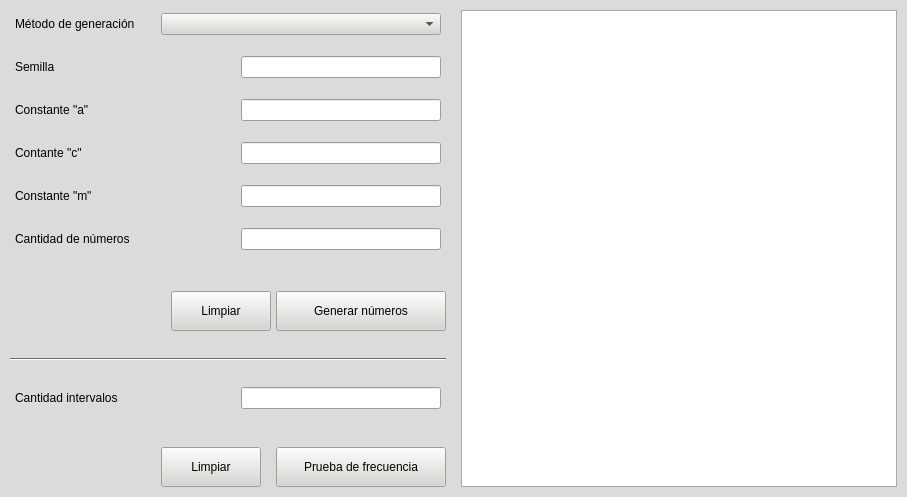
<?xml version="1.0" encoding="UTF-8"?>
<ui version="4.0">
 <class>ventana_generador_numeros</class>
 <widget class="QMainWindow" name="ventana_generador_numeros">
  <property name="geometry">
   <rect>
    <x>0</x>
    <y>0</y>
    <width>907</width>
    <height>474</height>
   </rect>
  </property>
  <property name="palette">
   <palette>
    <active>
     <colorrole role="WindowText">
      <brush brushstyle="SolidPattern">
       <color alpha="255">
        <red>0</red>
        <green>0</green>
        <blue>0</blue>
       </color>
      </brush>
     </colorrole>
     <colorrole role="Button">
      <brush brushstyle="SolidPattern">
       <color alpha="255">
        <red>211</red>
        <green>215</green>
        <blue>207</blue>
       </color>
      </brush>
     </colorrole>
     <colorrole role="Light">
      <brush brushstyle="SolidPattern">
       <color alpha="255">
        <red>255</red>
        <green>255</green>
        <blue>255</blue>
       </color>
      </brush>
     </colorrole>
     <colorrole role="Midlight">
      <brush brushstyle="SolidPattern">
       <color alpha="255">
        <red>233</red>
        <green>235</green>
        <blue>231</blue>
       </color>
      </brush>
     </colorrole>
     <colorrole role="Dark">
      <brush brushstyle="SolidPattern">
       <color alpha="255">
        <red>105</red>
        <green>107</green>
        <blue>103</blue>
       </color>
      </brush>
     </colorrole>
     <colorrole role="Mid">
      <brush brushstyle="SolidPattern">
       <color alpha="255">
        <red>141</red>
        <green>143</green>
        <blue>138</blue>
       </color>
      </brush>
     </colorrole>
     <colorrole role="Text">
      <brush brushstyle="SolidPattern">
       <color alpha="255">
        <red>0</red>
        <green>0</green>
        <blue>0</blue>
       </color>
      </brush>
     </colorrole>
     <colorrole role="BrightText">
      <brush brushstyle="SolidPattern">
       <color alpha="255">
        <red>255</red>
        <green>255</green>
        <blue>255</blue>
       </color>
      </brush>
     </colorrole>
     <colorrole role="ButtonText">
      <brush brushstyle="SolidPattern">
       <color alpha="255">
        <red>0</red>
        <green>0</green>
        <blue>0</blue>
       </color>
      </brush>
     </colorrole>
     <colorrole role="Base">
      <brush brushstyle="SolidPattern">
       <color alpha="255">
        <red>255</red>
        <green>255</green>
        <blue>255</blue>
       </color>
      </brush>
     </colorrole>
     <colorrole role="Window">
      <brush brushstyle="SolidPattern">
       <color alpha="255">
        <red>219</red>
        <green>219</green>
        <blue>219</blue>
       </color>
      </brush>
     </colorrole>
     <colorrole role="Shadow">
      <brush brushstyle="SolidPattern">
       <color alpha="255">
        <red>0</red>
        <green>0</green>
        <blue>0</blue>
       </color>
      </brush>
     </colorrole>
     <colorrole role="AlternateBase">
      <brush brushstyle="SolidPattern">
       <color alpha="255">
        <red>233</red>
        <green>235</green>
        <blue>231</blue>
       </color>
      </brush>
     </colorrole>
     <colorrole role="ToolTipBase">
      <brush brushstyle="SolidPattern">
       <color alpha="255">
        <red>255</red>
        <green>255</green>
        <blue>220</blue>
       </color>
      </brush>
     </colorrole>
     <colorrole role="ToolTipText">
      <brush brushstyle="SolidPattern">
       <color alpha="255">
        <red>0</red>
        <green>0</green>
        <blue>0</blue>
       </color>
      </brush>
     </colorrole>
     <colorrole role="PlaceholderText">
      <brush brushstyle="NoBrush">
       <color alpha="128">
        <red>0</red>
        <green>0</green>
        <blue>0</blue>
       </color>
      </brush>
     </colorrole>
    </active>
    <inactive>
     <colorrole role="WindowText">
      <brush brushstyle="SolidPattern">
       <color alpha="255">
        <red>0</red>
        <green>0</green>
        <blue>0</blue>
       </color>
      </brush>
     </colorrole>
     <colorrole role="Button">
      <brush brushstyle="SolidPattern">
       <color alpha="255">
        <red>211</red>
        <green>215</green>
        <blue>207</blue>
       </color>
      </brush>
     </colorrole>
     <colorrole role="Light">
      <brush brushstyle="SolidPattern">
       <color alpha="255">
        <red>255</red>
        <green>255</green>
        <blue>255</blue>
       </color>
      </brush>
     </colorrole>
     <colorrole role="Midlight">
      <brush brushstyle="SolidPattern">
       <color alpha="255">
        <red>233</red>
        <green>235</green>
        <blue>231</blue>
       </color>
      </brush>
     </colorrole>
     <colorrole role="Dark">
      <brush brushstyle="SolidPattern">
       <color alpha="255">
        <red>105</red>
        <green>107</green>
        <blue>103</blue>
       </color>
      </brush>
     </colorrole>
     <colorrole role="Mid">
      <brush brushstyle="SolidPattern">
       <color alpha="255">
        <red>141</red>
        <green>143</green>
        <blue>138</blue>
       </color>
      </brush>
     </colorrole>
     <colorrole role="Text">
      <brush brushstyle="SolidPattern">
       <color alpha="255">
        <red>0</red>
        <green>0</green>
        <blue>0</blue>
       </color>
      </brush>
     </colorrole>
     <colorrole role="BrightText">
      <brush brushstyle="SolidPattern">
       <color alpha="255">
        <red>255</red>
        <green>255</green>
        <blue>255</blue>
       </color>
      </brush>
     </colorrole>
     <colorrole role="ButtonText">
      <brush brushstyle="SolidPattern">
       <color alpha="255">
        <red>0</red>
        <green>0</green>
        <blue>0</blue>
       </color>
      </brush>
     </colorrole>
     <colorrole role="Base">
      <brush brushstyle="SolidPattern">
       <color alpha="255">
        <red>255</red>
        <green>255</green>
        <blue>255</blue>
       </color>
      </brush>
     </colorrole>
     <colorrole role="Window">
      <brush brushstyle="SolidPattern">
       <color alpha="255">
        <red>219</red>
        <green>219</green>
        <blue>219</blue>
       </color>
      </brush>
     </colorrole>
     <colorrole role="Shadow">
      <brush brushstyle="SolidPattern">
       <color alpha="255">
        <red>0</red>
        <green>0</green>
        <blue>0</blue>
       </color>
      </brush>
     </colorrole>
     <colorrole role="AlternateBase">
      <brush brushstyle="SolidPattern">
       <color alpha="255">
        <red>233</red>
        <green>235</green>
        <blue>231</blue>
       </color>
      </brush>
     </colorrole>
     <colorrole role="ToolTipBase">
      <brush brushstyle="SolidPattern">
       <color alpha="255">
        <red>255</red>
        <green>255</green>
        <blue>220</blue>
       </color>
      </brush>
     </colorrole>
     <colorrole role="ToolTipText">
      <brush brushstyle="SolidPattern">
       <color alpha="255">
        <red>0</red>
        <green>0</green>
        <blue>0</blue>
       </color>
      </brush>
     </colorrole>
     <colorrole role="PlaceholderText">
      <brush brushstyle="NoBrush">
       <color alpha="128">
        <red>0</red>
        <green>0</green>
        <blue>0</blue>
       </color>
      </brush>
     </colorrole>
    </inactive>
    <disabled>
     <colorrole role="WindowText">
      <brush brushstyle="SolidPattern">
       <color alpha="255">
        <red>105</red>
        <green>107</green>
        <blue>103</blue>
       </color>
      </brush>
     </colorrole>
     <colorrole role="Button">
      <brush brushstyle="SolidPattern">
       <color alpha="255">
        <red>211</red>
        <green>215</green>
        <blue>207</blue>
       </color>
      </brush>
     </colorrole>
     <colorrole role="Light">
      <brush brushstyle="SolidPattern">
       <color alpha="255">
        <red>255</red>
        <green>255</green>
        <blue>255</blue>
       </color>
      </brush>
     </colorrole>
     <colorrole role="Midlight">
      <brush brushstyle="SolidPattern">
       <color alpha="255">
        <red>233</red>
        <green>235</green>
        <blue>231</blue>
       </color>
      </brush>
     </colorrole>
     <colorrole role="Dark">
      <brush brushstyle="SolidPattern">
       <color alpha="255">
        <red>105</red>
        <green>107</green>
        <blue>103</blue>
       </color>
      </brush>
     </colorrole>
     <colorrole role="Mid">
      <brush brushstyle="SolidPattern">
       <color alpha="255">
        <red>141</red>
        <green>143</green>
        <blue>138</blue>
       </color>
      </brush>
     </colorrole>
     <colorrole role="Text">
      <brush brushstyle="SolidPattern">
       <color alpha="255">
        <red>105</red>
        <green>107</green>
        <blue>103</blue>
       </color>
      </brush>
     </colorrole>
     <colorrole role="BrightText">
      <brush brushstyle="SolidPattern">
       <color alpha="255">
        <red>255</red>
        <green>255</green>
        <blue>255</blue>
       </color>
      </brush>
     </colorrole>
     <colorrole role="ButtonText">
      <brush brushstyle="SolidPattern">
       <color alpha="255">
        <red>105</red>
        <green>107</green>
        <blue>103</blue>
       </color>
      </brush>
     </colorrole>
     <colorrole role="Base">
      <brush brushstyle="SolidPattern">
       <color alpha="255">
        <red>219</red>
        <green>219</green>
        <blue>219</blue>
       </color>
      </brush>
     </colorrole>
     <colorrole role="Window">
      <brush brushstyle="SolidPattern">
       <color alpha="255">
        <red>219</red>
        <green>219</green>
        <blue>219</blue>
       </color>
      </brush>
     </colorrole>
     <colorrole role="Shadow">
      <brush brushstyle="SolidPattern">
       <color alpha="255">
        <red>0</red>
        <green>0</green>
        <blue>0</blue>
       </color>
      </brush>
     </colorrole>
     <colorrole role="AlternateBase">
      <brush brushstyle="SolidPattern">
       <color alpha="255">
        <red>211</red>
        <green>215</green>
        <blue>207</blue>
       </color>
      </brush>
     </colorrole>
     <colorrole role="ToolTipBase">
      <brush brushstyle="SolidPattern">
       <color alpha="255">
        <red>255</red>
        <green>255</green>
        <blue>220</blue>
       </color>
      </brush>
     </colorrole>
     <colorrole role="ToolTipText">
      <brush brushstyle="SolidPattern">
       <color alpha="255">
        <red>0</red>
        <green>0</green>
        <blue>0</blue>
       </color>
      </brush>
     </colorrole>
     <colorrole role="PlaceholderText">
      <brush brushstyle="NoBrush">
       <color alpha="128">
        <red>0</red>
        <green>0</green>
        <blue>0</blue>
       </color>
      </brush>
     </colorrole>
    </disabled>
   </palette>
  </property>
  <property name="windowTitle">
   <string>Generación de números aleatorios</string>
  </property>
  <property name="windowIcon">
   <iconset resource="recursos/sim.qrc">
    <normaloff>:/sim/sim.png</normaloff>:/sim/sim.png</iconset>
  </property>
  <property name="iconSize">
   <size>
    <width>15</width>
    <height>15</height>
   </size>
  </property>
  <widget class="QWidget" name="central_widget">
   <layout class="QGridLayout" name="gridLayout">
    <property name="leftMargin">
     <number>10</number>
    </property>
    <property name="topMargin">
     <number>10</number>
    </property>
    <property name="rightMargin">
     <number>10</number>
    </property>
    <property name="bottomMargin">
     <number>10</number>
    </property>
    <property name="horizontalSpacing">
     <number>5</number>
    </property>
    <item row="0" column="0">
     <layout class="QHBoxLayout" name="lyt_horizontal_0_0">
      <property name="spacing">
       <number>15</number>
      </property>
      <item>
       <layout class="QHBoxLayout" name="lyt_horizontal_1_0">
        <item>
         <layout class="QVBoxLayout" name="lyt_vertical_2_0">
          <item>
           <layout class="QHBoxLayout" name="lyt_horizontal_3_0">
            <property name="spacing">
             <number>5</number>
            </property>
            <property name="leftMargin">
             <number>5</number>
            </property>
            <property name="topMargin">
             <number>3</number>
            </property>
            <property name="rightMargin">
             <number>5</number>
            </property>
            <property name="bottomMargin">
             <number>3</number>
            </property>
            <item>
             <widget class="QLabel" name="lbl_metodo_generacion">
              <property name="text">
               <string>Método de generación</string>
              </property>
             </widget>
            </item>
            <item>
             <spacer name="spacer_horizontal_0">
              <property name="orientation">
               <enum>Qt::Horizontal</enum>
              </property>
              <property name="sizeType">
               <enum>QSizePolicy::Fixed</enum>
              </property>
              <property name="sizeHint" stdset="0">
               <size>
                <width>10</width>
                <height>0</height>
               </size>
              </property>
             </spacer>
            </item>
            <item>
             <widget class="QComboBox" name="cmb_metodo_generacion">
              <property name="sizePolicy">
               <sizepolicy hsizetype="Fixed" vsizetype="Fixed">
                <horstretch>0</horstretch>
                <verstretch>0</verstretch>
               </sizepolicy>
              </property>
              <property name="minimumSize">
               <size>
                <width>280</width>
                <height>0</height>
               </size>
              </property>
             </widget>
            </item>
           </layout>
          </item>
          <item>
           <layout class="QHBoxLayout" name="lyt_horizontal_3_1">
            <property name="spacing">
             <number>5</number>
            </property>
            <property name="leftMargin">
             <number>5</number>
            </property>
            <property name="topMargin">
             <number>3</number>
            </property>
            <property name="rightMargin">
             <number>5</number>
            </property>
            <property name="bottomMargin">
             <number>3</number>
            </property>
            <item>
             <widget class="QLabel" name="lbl_semilla">
              <property name="text">
               <string>Semilla</string>
              </property>
             </widget>
            </item>
            <item>
             <spacer name="spacer_horizontal_1">
              <property name="orientation">
               <enum>Qt::Horizontal</enum>
              </property>
              <property name="sizeHint" stdset="0">
               <size>
                <width>0</width>
                <height>0</height>
               </size>
              </property>
             </spacer>
            </item>
            <item>
             <widget class="QLineEdit" name="txt_semilla">
              <property name="sizePolicy">
               <sizepolicy hsizetype="Fixed" vsizetype="Fixed">
                <horstretch>0</horstretch>
                <verstretch>0</verstretch>
               </sizepolicy>
              </property>
              <property name="minimumSize">
               <size>
                <width>200</width>
                <height>0</height>
               </size>
              </property>
             </widget>
            </item>
           </layout>
          </item>
          <item>
           <layout class="QHBoxLayout" name="lyt_horizontal_3_2">
            <property name="spacing">
             <number>5</number>
            </property>
            <property name="leftMargin">
             <number>5</number>
            </property>
            <property name="topMargin">
             <number>3</number>
            </property>
            <property name="rightMargin">
             <number>5</number>
            </property>
            <property name="bottomMargin">
             <number>3</number>
            </property>
            <item>
             <widget class="QLabel" name="lbl_a">
              <property name="text">
               <string>Constante &quot;a&quot;</string>
              </property>
             </widget>
            </item>
            <item>
             <spacer name="spacer_horizontal_2">
              <property name="orientation">
               <enum>Qt::Horizontal</enum>
              </property>
              <property name="sizeHint" stdset="0">
               <size>
                <width>0</width>
                <height>0</height>
               </size>
              </property>
             </spacer>
            </item>
            <item>
             <widget class="QLineEdit" name="txt_a">
              <property name="sizePolicy">
               <sizepolicy hsizetype="Fixed" vsizetype="Fixed">
                <horstretch>0</horstretch>
                <verstretch>0</verstretch>
               </sizepolicy>
              </property>
              <property name="minimumSize">
               <size>
                <width>200</width>
                <height>0</height>
               </size>
              </property>
             </widget>
            </item>
           </layout>
          </item>
          <item>
           <layout class="QHBoxLayout" name="lyt_horizontal_3_3">
            <property name="spacing">
             <number>5</number>
            </property>
            <property name="leftMargin">
             <number>5</number>
            </property>
            <property name="topMargin">
             <number>3</number>
            </property>
            <property name="rightMargin">
             <number>5</number>
            </property>
            <property name="bottomMargin">
             <number>3</number>
            </property>
            <item>
             <widget class="QLabel" name="lbl_c">
              <property name="text">
               <string>Contante &quot;c&quot;</string>
              </property>
             </widget>
            </item>
            <item>
             <spacer name="spacer_horizontal_3">
              <property name="orientation">
               <enum>Qt::Horizontal</enum>
              </property>
              <property name="sizeHint" stdset="0">
               <size>
                <width>0</width>
                <height>0</height>
               </size>
              </property>
             </spacer>
            </item>
            <item>
             <widget class="QLineEdit" name="txt_c">
              <property name="sizePolicy">
               <sizepolicy hsizetype="Fixed" vsizetype="Fixed">
                <horstretch>0</horstretch>
                <verstretch>0</verstretch>
               </sizepolicy>
              </property>
              <property name="minimumSize">
               <size>
                <width>200</width>
                <height>0</height>
               </size>
              </property>
             </widget>
            </item>
           </layout>
          </item>
          <item>
           <layout class="QHBoxLayout" name="lyt_horizontal_3_4">
            <property name="spacing">
             <number>5</number>
            </property>
            <property name="leftMargin">
             <number>5</number>
            </property>
            <property name="topMargin">
             <number>3</number>
            </property>
            <property name="rightMargin">
             <number>5</number>
            </property>
            <property name="bottomMargin">
             <number>3</number>
            </property>
            <item>
             <widget class="QLabel" name="lbl_m">
              <property name="text">
               <string>Constante &quot;m&quot;</string>
              </property>
             </widget>
            </item>
            <item>
             <spacer name="spacer_horizontal_4">
              <property name="orientation">
               <enum>Qt::Horizontal</enum>
              </property>
              <property name="sizeHint" stdset="0">
               <size>
                <width>0</width>
                <height>0</height>
               </size>
              </property>
             </spacer>
            </item>
            <item>
             <widget class="QLineEdit" name="txt_m">
              <property name="sizePolicy">
               <sizepolicy hsizetype="Fixed" vsizetype="Fixed">
                <horstretch>0</horstretch>
                <verstretch>0</verstretch>
               </sizepolicy>
              </property>
              <property name="minimumSize">
               <size>
                <width>200</width>
                <height>0</height>
               </size>
              </property>
             </widget>
            </item>
           </layout>
          </item>
          <item>
           <layout class="QHBoxLayout" name="lyt_horizontal_3_5">
            <property name="spacing">
             <number>5</number>
            </property>
            <property name="leftMargin">
             <number>5</number>
            </property>
            <property name="topMargin">
             <number>3</number>
            </property>
            <property name="rightMargin">
             <number>5</number>
            </property>
            <property name="bottomMargin">
             <number>3</number>
            </property>
            <item>
             <widget class="QLabel" name="lbl_cantidad_numeros">
              <property name="text">
               <string>Cantidad de números</string>
              </property>
             </widget>
            </item>
            <item>
             <spacer name="spacer_horizontal_5">
              <property name="orientation">
               <enum>Qt::Horizontal</enum>
              </property>
              <property name="sizeHint" stdset="0">
               <size>
                <width>40</width>
                <height>20</height>
               </size>
              </property>
             </spacer>
            </item>
            <item>
             <widget class="QLineEdit" name="txt_cantidad_numeros">
              <property name="sizePolicy">
               <sizepolicy hsizetype="Fixed" vsizetype="Fixed">
                <horstretch>0</horstretch>
                <verstretch>0</verstretch>
               </sizepolicy>
              </property>
              <property name="minimumSize">
               <size>
                <width>200</width>
                <height>0</height>
               </size>
              </property>
             </widget>
            </item>
           </layout>
          </item>
          <item>
           <spacer name="spacer_vertical_0">
            <property name="orientation">
             <enum>Qt::Vertical</enum>
            </property>
            <property name="sizeType">
             <enum>QSizePolicy::Fixed</enum>
            </property>
            <property name="sizeHint" stdset="0">
             <size>
              <width>0</width>
              <height>20</height>
             </size>
            </property>
           </spacer>
          </item>
          <item>
           <layout class="QHBoxLayout" name="lyt_horizontal_3_6">
            <property name="spacing">
             <number>5</number>
            </property>
            <property name="leftMargin">
             <number>0</number>
            </property>
            <property name="topMargin">
             <number>3</number>
            </property>
            <property name="rightMargin">
             <number>0</number>
            </property>
            <property name="bottomMargin">
             <number>3</number>
            </property>
            <item>
             <spacer name="spacer_horizontal_6">
              <property name="orientation">
               <enum>Qt::Horizontal</enum>
              </property>
              <property name="sizeType">
               <enum>QSizePolicy::Expanding</enum>
              </property>
              <property name="sizeHint" stdset="0">
               <size>
                <width>0</width>
                <height>0</height>
               </size>
              </property>
             </spacer>
            </item>
            <item>
             <widget class="QPushButton" name="btn_limpiar_generar_numeros">
              <property name="minimumSize">
               <size>
                <width>100</width>
                <height>40</height>
               </size>
              </property>
              <property name="text">
               <string>Limpiar</string>
              </property>
              <property name="autoDefault">
               <bool>true</bool>
              </property>
             </widget>
            </item>
            <item>
             <widget class="QPushButton" name="btn_generar_numeros">
              <property name="minimumSize">
               <size>
                <width>170</width>
                <height>40</height>
               </size>
              </property>
              <property name="text">
               <string>Generar números</string>
              </property>
              <property name="autoDefault">
               <bool>true</bool>
              </property>
             </widget>
            </item>
           </layout>
          </item>
          <item>
           <widget class="Line" name="separator_0">
            <property name="minimumSize">
             <size>
              <width>0</width>
              <height>20</height>
             </size>
            </property>
            <property name="orientation">
             <enum>Qt::Horizontal</enum>
            </property>
           </widget>
          </item>
          <item>
           <layout class="QHBoxLayout" name="lyt_horizontal_3_7">
            <property name="spacing">
             <number>5</number>
            </property>
            <property name="leftMargin">
             <number>5</number>
            </property>
            <property name="topMargin">
             <number>3</number>
            </property>
            <property name="rightMargin">
             <number>5</number>
            </property>
            <property name="bottomMargin">
             <number>3</number>
            </property>
            <item>
             <widget class="QLabel" name="lbl_cantidad_intervalos">
              <property name="text">
               <string>Cantidad intervalos</string>
              </property>
             </widget>
            </item>
            <item>
             <spacer name="spacer_horizontal_7">
              <property name="orientation">
               <enum>Qt::Horizontal</enum>
              </property>
              <property name="sizeHint" stdset="0">
               <size>
                <width>0</width>
                <height>0</height>
               </size>
              </property>
             </spacer>
            </item>
            <item>
             <widget class="QLineEdit" name="txt_cantidad_intervalos">
              <property name="minimumSize">
               <size>
                <width>200</width>
                <height>0</height>
               </size>
              </property>
             </widget>
            </item>
           </layout>
          </item>
          <item>
           <spacer name="spacer_vertical_1">
            <property name="orientation">
             <enum>Qt::Vertical</enum>
            </property>
            <property name="sizeType">
             <enum>QSizePolicy::Fixed</enum>
            </property>
            <property name="sizeHint" stdset="0">
             <size>
              <width>0</width>
              <height>20</height>
             </size>
            </property>
           </spacer>
          </item>
          <item>
           <layout class="QHBoxLayout" name="lyt_horizontal_3_8">
            <item>
             <spacer name="spacer_horizontal_8">
              <property name="orientation">
               <enum>Qt::Horizontal</enum>
              </property>
              <property name="sizeHint" stdset="0">
               <size>
                <width>40</width>
                <height>20</height>
               </size>
              </property>
             </spacer>
            </item>
            <item>
             <widget class="QPushButton" name="btn_limpiar_prueba_frecuencia">
              <property name="minimumSize">
               <size>
                <width>100</width>
                <height>40</height>
               </size>
              </property>
              <property name="text">
               <string>Limpiar</string>
              </property>
              <property name="autoDefault">
               <bool>true</bool>
              </property>
             </widget>
            </item>
            <item>
             <widget class="QPushButton" name="btn_prueba_frecuencia">
              <property name="minimumSize">
               <size>
                <width>170</width>
                <height>40</height>
               </size>
              </property>
              <property name="text">
               <string>Prueba de frecuencia</string>
              </property>
              <property name="autoDefault">
               <bool>true</bool>
              </property>
             </widget>
            </item>
           </layout>
          </item>
         </layout>
        </item>
       </layout>
      </item>
      <item>
       <layout class="QHBoxLayout" name="lyt_vertical_1_1">
        <item>
         <widget class="QTableWidget" name="grid_numeros_generados">
          <property name="minimumSize">
           <size>
            <width>400</width>
            <height>450</height>
           </size>
          </property>
          <property name="editTriggers">
           <set>QAbstractItemView::NoEditTriggers</set>
          </property>
          <attribute name="horizontalHeaderDefaultSectionSize">
           <number>132</number>
          </attribute>
          <attribute name="horizontalHeaderStretchLastSection">
           <bool>true</bool>
          </attribute>
          <attribute name="verticalHeaderVisible">
           <bool>false</bool>
          </attribute>
         </widget>
        </item>
       </layout>
      </item>
     </layout>
    </item>
   </layout>
  </widget>
 </widget>
 <resources>
  <include location="recursos/sim.qrc"/>
 </resources>
 <connections/>
</ui>
